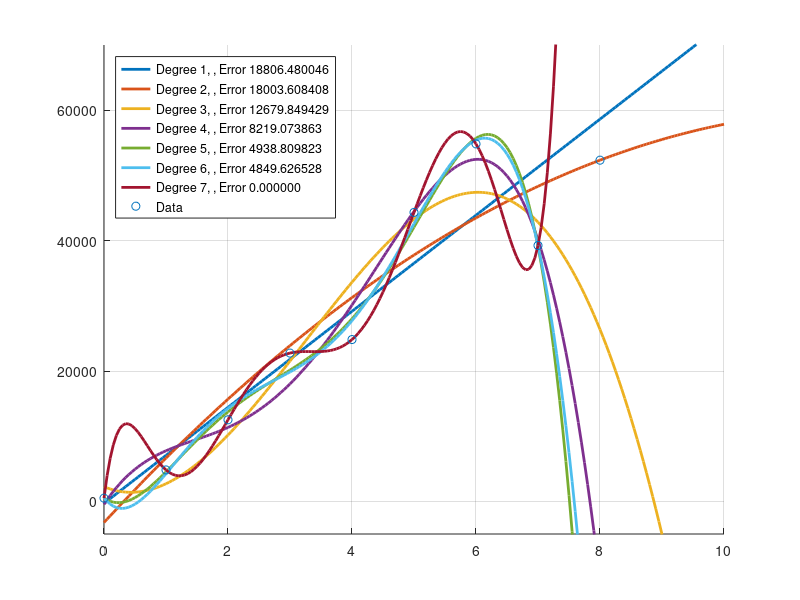
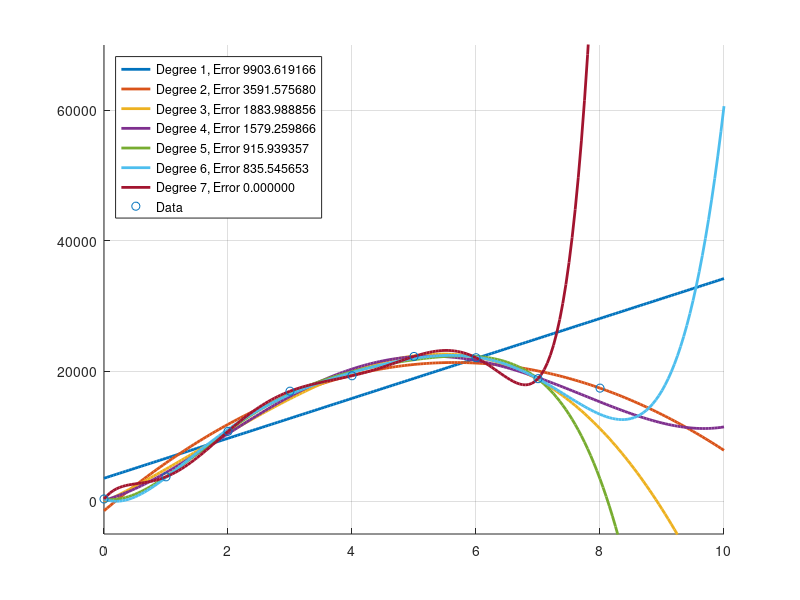

Here is the MATLAB script that generated these plots, in order:
% COSE281 ENGINEERING MATHEMATICS 2019 ASSIGNMENT 4 PROBLEM #1
% STUDENT IDs: 2015320143, 2016320128, 2018320250
% 
% kickstarter.m fits the given data with polynomials from degree 1 until 7
% using the Vandermonde method and plots the measured data points. 

% clear the workspace, close all figures and clear the output window 
% of Matlab.
close all;
clear all;
clc;

% define the number of funded and non-funded projects on Kickstarter as 
% row vectors
funded = [373 3772 10746 16903 19271 22233 22036 18823];
nonfunded = [501 4825 12516 22749 24823 44325 54831 39251];

% creates figure for the non-funded projects
figure('Name', 'Question 1: Non-funded Projects', 'Position', [100 100 600 500]);
grid on; 
xlim([0 10]), ylim([-5000 70000])
hold on

% fit the data with polynomials from degree 1 to 7 using the Vandermonde
% method
for i = 1 : 7
    A = [0 : 7]' .^ [0 : i];
    coeff = A \ nonfunded';
    y = [0 : 0.05 : 10]' .^ [0 : i] * coeff;
    % calculate the errors
    err(i) = norm(A * coeff - nonfunded');
    plot([0 : 0.05 : 10], y, 'linewidth', 2, 'displayname', sprintf('Degree %d, , Error %f', i, err(i)))
end

% calculate the number of non-funded projects in 2020 with the model of
% polynomial degree 2 
P = [0 : 7]' .^ [0 : 2];
p_coeff = P \ nonfunded';
x = [1 8 8^2] * p_coeff;
nonfunded = [nonfunded, x];

% plot the measured data points 
scatter([0 : 8]', nonfunded','displayname','Data'); 

legend('location', 'northwest');

% creates figure for the funded projects
figure('Name', 'Question 1: Funded Projects', 'Position', [730 100 600 500]);
grid on;
xlim([0 10]), ylim([-5000 70000])
hold on

% fit the data with polynomials from degree 1 to 7 using the Vandermonde
% method
for i = 1 : 7
    A = [0 : 7]' .^ [0 : i];
    coeff = A \ funded';
    y = [0 : 0.05 : 10]' .^ [0 : i] * coeff;
    % calculate the errors
    err(i) = norm(A * coeff - funded');
    plot([0 : 0.05 : 10], y, 'linewidth', 2, 'displayname', sprintf('Degree %d, Error %f', i, err(i)))
end

% calculate the number of non-funded projects in 2020 with the model of
% polynomial degree 2 
Q = [0 : 7]' .^ [0 : 2];
q_coeff = P \ funded';
y = [1 8 8^2] * q_coeff;
funded = [funded, y];
scatter([0 : 8]', funded','displayname','Data'); 
legend('location', 'northwest');

%   Which of the models do you think fits the data best for each of the 
%   two datasets? Do the degrees differ for the two datasets? 
%   Why would they? Why would they not?
% the model with polynomial degree 2 seems to fit the data best. the fit
% quality is not perfect but it generalises well. 